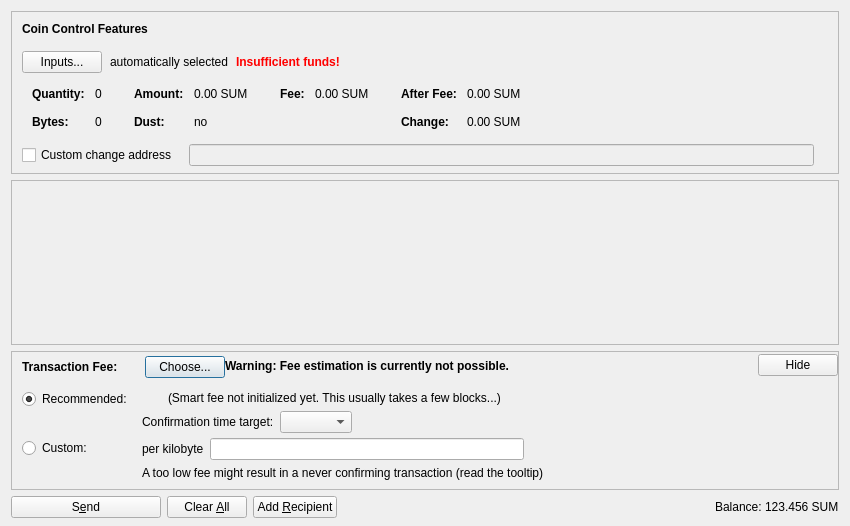
<?xml version="1.0" encoding="UTF-8"?>
<ui version="4.0">
 <class>SendCoinsDialog</class>
 <widget class="QDialog" name="SendCoinsDialog">
  <property name="geometry">
   <rect>
    <x>0</x>
    <y>0</y>
    <width>850</width>
    <height>526</height>
   </rect>
  </property>
  <property name="windowTitle">
   <string>Send Coins</string>
  </property>
  <layout class="QVBoxLayout" name="verticalLayout" stretch="0,1,0,0">
   <property name="bottomMargin">
    <number>8</number>
   </property>
   <item>
    <widget class="QFrame" name="frameCoinControl">
     <property name="sizePolicy">
      <sizepolicy hsizetype="Expanding" vsizetype="Expanding">
       <horstretch>0</horstretch>
       <verstretch>0</verstretch>
      </sizepolicy>
     </property>
     <property name="maximumSize">
      <size>
       <width>16777215</width>
       <height>16777215</height>
      </size>
     </property>
     <property name="frameShape">
      <enum>QFrame::StyledPanel</enum>
     </property>
     <property name="frameShadow">
      <enum>QFrame::Sunken</enum>
     </property>
     <layout class="QVBoxLayout" name="verticalLayoutCoinControl2">
      <property name="spacing">
       <number>0</number>
      </property>
      <property name="leftMargin">
       <number>0</number>
      </property>
      <property name="topMargin">
       <number>0</number>
      </property>
      <property name="rightMargin">
       <number>0</number>
      </property>
      <property name="bottomMargin">
       <number>6</number>
      </property>
      <item>
       <layout class="QVBoxLayout" name="verticalLayoutCoinControl" stretch="0,0,0,0,1">
        <property name="spacing">
         <number>0</number>
        </property>
        <property name="leftMargin">
         <number>10</number>
        </property>
        <property name="topMargin">
         <number>10</number>
        </property>
        <item>
         <layout class="QHBoxLayout" name="horizontalLayoutCoinControl1">
          <property name="bottomMargin">
           <number>15</number>
          </property>
          <item>
           <widget class="QLabel" name="labelCoinControlFeatures">
            <property name="sizePolicy">
             <sizepolicy hsizetype="Preferred" vsizetype="Maximum">
              <horstretch>0</horstretch>
              <verstretch>0</verstretch>
             </sizepolicy>
            </property>
            <property name="font">
             <font>
              <weight>75</weight>
              <bold>true</bold>
             </font>
            </property>
            <property name="styleSheet">
             <string notr="true">font-weight:bold;</string>
            </property>
            <property name="text">
             <string>Coin Control Features</string>
            </property>
           </widget>
          </item>
         </layout>
        </item>
        <item>
         <layout class="QHBoxLayout" name="horizontalLayoutCoinControl2" stretch="0,0,0,0">
          <property name="spacing">
           <number>8</number>
          </property>
          <property name="bottomMargin">
           <number>10</number>
          </property>
          <item>
           <widget class="QPushButton" name="pushButtonCoinControl">
            <property name="styleSheet">
             <string notr="true"/>
            </property>
            <property name="text">
             <string>Inputs...</string>
            </property>
            <property name="autoDefault">
             <bool>false</bool>
            </property>
           </widget>
          </item>
          <item>
           <widget class="QLabel" name="labelCoinControlAutomaticallySelected">
            <property name="text">
             <string>automatically selected</string>
            </property>
            <property name="margin">
             <number>5</number>
            </property>
           </widget>
          </item>
          <item>
           <widget class="QLabel" name="labelCoinControlInsuffFunds">
            <property name="font">
             <font>
              <weight>75</weight>
              <bold>true</bold>
             </font>
            </property>
            <property name="styleSheet">
             <string notr="true">color:red;font-weight:bold;</string>
            </property>
            <property name="text">
             <string>Insufficient funds!</string>
            </property>
            <property name="margin">
             <number>5</number>
            </property>
           </widget>
          </item>
          <item>
           <spacer name="horizontalSpacerCoinControl">
            <property name="orientation">
             <enum>Qt::Horizontal</enum>
            </property>
            <property name="sizeHint" stdset="0">
             <size>
              <width>40</width>
              <height>1</height>
             </size>
            </property>
           </spacer>
          </item>
         </layout>
        </item>
        <item>
         <widget class="QWidget" name="widgetCoinControl" native="true">
          <property name="sizePolicy">
           <sizepolicy hsizetype="Preferred" vsizetype="Preferred">
            <horstretch>0</horstretch>
            <verstretch>0</verstretch>
           </sizepolicy>
          </property>
          <property name="minimumSize">
           <size>
            <width>0</width>
            <height>0</height>
           </size>
          </property>
          <property name="styleSheet">
           <string notr="true"/>
          </property>
          <layout class="QHBoxLayout" name="horizontalLayoutCoinControl5">
           <property name="leftMargin">
            <number>0</number>
           </property>
           <property name="topMargin">
            <number>0</number>
           </property>
           <property name="rightMargin">
            <number>0</number>
           </property>
           <property name="bottomMargin">
            <number>0</number>
           </property>
           <item>
            <layout class="QHBoxLayout" name="horizontalLayoutCoinControl3" stretch="0,0,0,1">
             <property name="spacing">
              <number>20</number>
             </property>
             <property name="topMargin">
              <number>0</number>
             </property>
             <property name="bottomMargin">
              <number>10</number>
             </property>
             <item>
              <layout class="QFormLayout" name="formLayoutCoinControl1">
               <property name="horizontalSpacing">
                <number>10</number>
               </property>
               <property name="verticalSpacing">
                <number>14</number>
               </property>
               <property name="leftMargin">
                <number>10</number>
               </property>
               <property name="topMargin">
                <number>4</number>
               </property>
               <property name="rightMargin">
                <number>6</number>
               </property>
               <item row="0" column="0">
                <widget class="QLabel" name="labelCoinControlQuantityText">
                 <property name="font">
                  <font>
                   <weight>75</weight>
                   <bold>true</bold>
                  </font>
                 </property>
                 <property name="text">
                  <string>Quantity:</string>
                 </property>
                 <property name="margin">
                  <number>0</number>
                 </property>
                </widget>
               </item>
               <item row="0" column="1">
                <widget class="QLabel" name="labelCoinControlQuantity">
                 <property name="cursor">
                  <cursorShape>IBeamCursor</cursorShape>
                 </property>
                 <property name="contextMenuPolicy">
                  <enum>Qt::ActionsContextMenu</enum>
                 </property>
                 <property name="text">
                  <string notr="true">0</string>
                 </property>
                 <property name="margin">
                  <number>0</number>
                 </property>
                 <property name="textInteractionFlags">
                  <set>Qt::LinksAccessibleByMouse|Qt::TextSelectableByKeyboard|Qt::TextSelectableByMouse</set>
                 </property>
                </widget>
               </item>
               <item row="1" column="0">
                <widget class="QLabel" name="labelCoinControlBytesText">
                 <property name="font">
                  <font>
                   <weight>75</weight>
                   <bold>true</bold>
                  </font>
                 </property>
                 <property name="text">
                  <string>Bytes:</string>
                 </property>
                </widget>
               </item>
               <item row="1" column="1">
                <widget class="QLabel" name="labelCoinControlBytes">
                 <property name="cursor">
                  <cursorShape>IBeamCursor</cursorShape>
                 </property>
                 <property name="contextMenuPolicy">
                  <enum>Qt::ActionsContextMenu</enum>
                 </property>
                 <property name="text">
                  <string notr="true">0</string>
                 </property>
                 <property name="textInteractionFlags">
                  <set>Qt::LinksAccessibleByMouse|Qt::TextSelectableByKeyboard|Qt::TextSelectableByMouse</set>
                 </property>
                </widget>
               </item>
              </layout>
             </item>
             <item>
              <layout class="QFormLayout" name="formLayoutCoinControl2">
               <property name="horizontalSpacing">
                <number>10</number>
               </property>
               <property name="verticalSpacing">
                <number>14</number>
               </property>
               <property name="leftMargin">
                <number>6</number>
               </property>
               <property name="topMargin">
                <number>4</number>
               </property>
               <property name="rightMargin">
                <number>6</number>
               </property>
               <item row="0" column="0">
                <widget class="QLabel" name="labelCoinControlAmountText">
                 <property name="font">
                  <font>
                   <weight>75</weight>
                   <bold>true</bold>
                  </font>
                 </property>
                 <property name="text">
                  <string>Amount:</string>
                 </property>
                 <property name="margin">
                  <number>0</number>
                 </property>
                </widget>
               </item>
               <item row="0" column="1">
                <widget class="QLabel" name="labelCoinControlAmount">
                 <property name="cursor">
                  <cursorShape>IBeamCursor</cursorShape>
                 </property>
                 <property name="contextMenuPolicy">
                  <enum>Qt::ActionsContextMenu</enum>
                 </property>
                 <property name="text">
                  <string notr="true">0.00 SUM</string>
                 </property>
                 <property name="textInteractionFlags">
                  <set>Qt::LinksAccessibleByMouse|Qt::TextSelectableByKeyboard|Qt::TextSelectableByMouse</set>
                 </property>
                </widget>
               </item>
               <item row="1" column="0">
                <widget class="QLabel" name="labelCoinControlLowOutputText">
                 <property name="font">
                  <font>
                   <weight>75</weight>
                   <bold>true</bold>
                  </font>
                 </property>
                 <property name="text">
                  <string>Dust:</string>
                 </property>
                </widget>
               </item>
               <item row="1" column="1">
                <widget class="QLabel" name="labelCoinControlLowOutput">
                 <property name="cursor">
                  <cursorShape>IBeamCursor</cursorShape>
                 </property>
                 <property name="contextMenuPolicy">
                  <enum>Qt::ActionsContextMenu</enum>
                 </property>
                 <property name="text">
                  <string notr="true">no</string>
                 </property>
                 <property name="textInteractionFlags">
                  <set>Qt::LinksAccessibleByMouse|Qt::TextSelectableByKeyboard|Qt::TextSelectableByMouse</set>
                 </property>
                </widget>
               </item>
              </layout>
             </item>
             <item>
              <layout class="QFormLayout" name="formLayoutCoinControl3">
               <property name="horizontalSpacing">
                <number>10</number>
               </property>
               <property name="verticalSpacing">
                <number>14</number>
               </property>
               <property name="leftMargin">
                <number>6</number>
               </property>
               <property name="topMargin">
                <number>4</number>
               </property>
               <property name="rightMargin">
                <number>6</number>
               </property>
               <item row="0" column="0">
                <widget class="QLabel" name="labelCoinControlFeeText">
                 <property name="font">
                  <font>
                   <weight>75</weight>
                   <bold>true</bold>
                  </font>
                 </property>
                 <property name="text">
                  <string>Fee:</string>
                 </property>
                 <property name="margin">
                  <number>0</number>
                 </property>
                </widget>
               </item>
               <item row="0" column="1">
                <widget class="QLabel" name="labelCoinControlFee">
                 <property name="cursor">
                  <cursorShape>IBeamCursor</cursorShape>
                 </property>
                 <property name="contextMenuPolicy">
                  <enum>Qt::ActionsContextMenu</enum>
                 </property>
                 <property name="text">
                  <string notr="true">0.00 SUM</string>
                 </property>
                 <property name="textInteractionFlags">
                  <set>Qt::LinksAccessibleByMouse|Qt::TextSelectableByKeyboard|Qt::TextSelectableByMouse</set>
                 </property>
                </widget>
               </item>
              </layout>
             </item>
             <item>
              <layout class="QFormLayout" name="formLayoutCoinControl4">
               <property name="horizontalSpacing">
                <number>10</number>
               </property>
               <property name="verticalSpacing">
                <number>14</number>
               </property>
               <property name="leftMargin">
                <number>6</number>
               </property>
               <property name="topMargin">
                <number>4</number>
               </property>
               <property name="rightMargin">
                <number>6</number>
               </property>
               <item row="0" column="0">
                <widget class="QLabel" name="labelCoinControlAfterFeeText">
                 <property name="font">
                  <font>
                   <weight>75</weight>
                   <bold>true</bold>
                  </font>
                 </property>
                 <property name="text">
                  <string>After Fee:</string>
                 </property>
                 <property name="margin">
                  <number>0</number>
                 </property>
                </widget>
               </item>
               <item row="0" column="1">
                <widget class="QLabel" name="labelCoinControlAfterFee">
                 <property name="cursor">
                  <cursorShape>IBeamCursor</cursorShape>
                 </property>
                 <property name="contextMenuPolicy">
                  <enum>Qt::ActionsContextMenu</enum>
                 </property>
                 <property name="text">
                  <string notr="true">0.00 SUM</string>
                 </property>
                 <property name="textInteractionFlags">
                  <set>Qt::LinksAccessibleByMouse|Qt::TextSelectableByKeyboard|Qt::TextSelectableByMouse</set>
                 </property>
                </widget>
               </item>
               <item row="1" column="0">
                <widget class="QLabel" name="labelCoinControlChangeText">
                 <property name="font">
                  <font>
                   <weight>75</weight>
                   <bold>true</bold>
                  </font>
                 </property>
                 <property name="text">
                  <string>Change:</string>
                 </property>
                </widget>
               </item>
               <item row="1" column="1">
                <widget class="QLabel" name="labelCoinControlChange">
                 <property name="cursor">
                  <cursorShape>IBeamCursor</cursorShape>
                 </property>
                 <property name="contextMenuPolicy">
                  <enum>Qt::ActionsContextMenu</enum>
                 </property>
                 <property name="text">
                  <string notr="true">0.00 SUM</string>
                 </property>
                 <property name="textInteractionFlags">
                  <set>Qt::LinksAccessibleByMouse|Qt::TextSelectableByKeyboard|Qt::TextSelectableByMouse</set>
                 </property>
                </widget>
               </item>
              </layout>
             </item>
            </layout>
           </item>
          </layout>
         </widget>
        </item>
        <item>
         <layout class="QHBoxLayout" name="horizontalLayoutCoinControl4" stretch="0,0,0">
          <property name="spacing">
           <number>12</number>
          </property>
          <property name="sizeConstraint">
           <enum>QLayout::SetDefaultConstraint</enum>
          </property>
          <property name="topMargin">
           <number>5</number>
          </property>
          <property name="rightMargin">
           <number>5</number>
          </property>
          <item>
           <widget class="QCheckBox" name="checkBoxCoinControlChange">
            <property name="toolTip">
             <string>If this is activated, but the change address is empty or invalid, change will be sent to a newly generated address.</string>
            </property>
            <property name="text">
             <string>Custom change address</string>
            </property>
           </widget>
          </item>
          <item>
           <widget class="QValidatedLineEdit" name="lineEditCoinControlChange">
            <property name="enabled">
             <bool>false</bool>
            </property>
            <property name="sizePolicy">
             <sizepolicy hsizetype="Expanding" vsizetype="Fixed">
              <horstretch>0</horstretch>
              <verstretch>0</verstretch>
             </sizepolicy>
            </property>
           </widget>
          </item>
          <item>
           <widget class="QLabel" name="labelCoinControlChangeLabel">
            <property name="sizePolicy">
             <sizepolicy hsizetype="Preferred" vsizetype="Expanding">
              <horstretch>0</horstretch>
              <verstretch>0</verstretch>
             </sizepolicy>
            </property>
            <property name="minimumSize">
             <size>
              <width>0</width>
              <height>0</height>
             </size>
            </property>
            <property name="text">
             <string/>
            </property>
            <property name="margin">
             <number>3</number>
            </property>
           </widget>
          </item>
         </layout>
        </item>
        <item>
         <spacer name="verticalSpacerCoinControl">
          <property name="orientation">
           <enum>Qt::Vertical</enum>
          </property>
          <property name="sizeHint" stdset="0">
           <size>
            <width>800</width>
            <height>1</height>
           </size>
          </property>
         </spacer>
        </item>
       </layout>
      </item>
     </layout>
    </widget>
   </item>
   <item>
    <widget class="QScrollArea" name="scrollArea">
     <property name="widgetResizable">
      <bool>true</bool>
     </property>
     <widget class="QWidget" name="scrollAreaWidgetContents">
      <property name="geometry">
       <rect>
        <x>0</x>
        <y>0</y>
        <width>830</width>
        <height>104</height>
       </rect>
      </property>
      <layout class="QVBoxLayout" name="verticalLayout_2" stretch="0,1">
       <property name="leftMargin">
        <number>0</number>
       </property>
       <property name="topMargin">
        <number>0</number>
       </property>
       <property name="rightMargin">
        <number>0</number>
       </property>
       <property name="bottomMargin">
        <number>0</number>
       </property>
       <item>
        <layout class="QVBoxLayout" name="entries">
         <property name="spacing">
          <number>6</number>
         </property>
        </layout>
       </item>
       <item>
        <spacer name="verticalSpacer">
         <property name="orientation">
          <enum>Qt::Vertical</enum>
         </property>
         <property name="sizeHint" stdset="0">
          <size>
           <width>20</width>
           <height>40</height>
          </size>
         </property>
        </spacer>
       </item>
      </layout>
     </widget>
    </widget>
   </item>
   <item>
    <widget class="QFrame" name="frameFee">
     <property name="sizePolicy">
      <sizepolicy hsizetype="Expanding" vsizetype="Expanding">
       <horstretch>0</horstretch>
       <verstretch>0</verstretch>
      </sizepolicy>
     </property>
     <property name="maximumSize">
      <size>
       <width>16777215</width>
       <height>16777215</height>
      </size>
     </property>
     <property name="frameShape">
      <enum>QFrame::StyledPanel</enum>
     </property>
     <property name="frameShadow">
      <enum>QFrame::Sunken</enum>
     </property>
     <layout class="QVBoxLayout" name="verticalLayoutFee1">
      <property name="spacing">
       <number>0</number>
      </property>
      <property name="leftMargin">
       <number>0</number>
      </property>
      <property name="topMargin">
       <number>0</number>
      </property>
      <property name="rightMargin">
       <number>0</number>
      </property>
      <property name="bottomMargin">
       <number>0</number>
      </property>
      <item>
       <layout class="QVBoxLayout" name="verticalLayoutFee2" stretch="0,0,0">
        <property name="spacing">
         <number>0</number>
        </property>
        <property name="leftMargin">
         <number>10</number>
        </property>
        <property name="topMargin">
         <number>0</number>
        </property>
        <item>
         <layout class="QHBoxLayout" name="horizontalLayoutFee1">
          <property name="bottomMargin">
           <number>0</number>
          </property>
          <item>
           <layout class="QVBoxLayout" name="verticalLayoutFee7">
            <property name="spacing">
             <number>0</number>
            </property>
            <item>
             <spacer name="verticalSpacerSmartFee">
              <property name="orientation">
               <enum>Qt::Vertical</enum>
              </property>
              <property name="sizeType">
               <enum>QSizePolicy::Fixed</enum>
              </property>
              <property name="sizeHint" stdset="0">
               <size>
                <width>1</width>
                <height>4</height>
               </size>
              </property>
             </spacer>
            </item>
            <item>
             <layout class="QHBoxLayout" name="horizontalLayoutSmartFee">
              <property name="spacing">
               <number>10</number>
              </property>
              <item>
               <widget class="QLabel" name="labelFeeHeadline">
                <property name="sizePolicy">
                 <sizepolicy hsizetype="Preferred" vsizetype="Maximum">
                  <horstretch>0</horstretch>
                  <verstretch>0</verstretch>
                 </sizepolicy>
                </property>
                <property name="font">
                 <font>
                  <weight>75</weight>
                  <bold>true</bold>
                 </font>
                </property>
                <property name="styleSheet">
                 <string notr="true">font-weight:bold;</string>
                </property>
                <property name="text">
                 <string>Transaction Fee:</string>
                </property>
               </widget>
              </item>
              <item>
               <widget class="QLabel" name="labelFeeMinimized">
                <property name="text">
                 <string/>
                </property>
               </widget>
              </item>
              <item>
               <widget class="QPushButton" name="buttonChooseFee">
                <property name="text">
                 <string>Choose...</string>
                </property>
               </widget>
              </item>
             </layout>
            </item>
            <item>
             <spacer name="verticalSpacer_5">
              <property name="orientation">
               <enum>Qt::Vertical</enum>
              </property>
              <property name="sizeHint" stdset="0">
               <size>
                <width>1</width>
                <height>1</height>
               </size>
              </property>
             </spacer>
            </item>
           </layout>
          </item>
          <item>
           <widget class="QLabel" name="fallbackFeeWarningLabel">
            <property name="toolTip">
             <string>Using the fallbackfee can result in sending a transaction that will take several hours or days (or never) to confirm. Consider choosing your fee manually or wait until you have validated the complete chain.</string>
            </property>
            <property name="font">
            <font>
                <weight>75</weight>
                <bold>true</bold>
            </font>
            </property>
            <property name="text">
             <string>Warning: Fee estimation is currently not possible.</string>
            </property>
            <property name="wordWrap">
             <bool>false</bool>
            </property>
           </widget>
          </item>
          <item>
           <spacer name="horizontalSpacer_4">
            <property name="orientation">
             <enum>Qt::Horizontal</enum>
            </property>
            <property name="sizeType">
             <enum>QSizePolicy::MinimumExpanding</enum>
            </property>
            <property name="sizeHint" stdset="0">
             <size>
              <width>40</width>
              <height>20</height>
             </size>
            </property>
           </spacer>
          </item>
          <item>
           <widget class="QPushButton" name="buttonMinimizeFee">
            <property name="toolTip">
             <string>collapse fee-settings</string>
            </property>
            <property name="text">
             <string>Hide</string>
            </property>
           </widget>
          </item>
         </layout>
        </item>
        <item>
         <widget class="QFrame" name="frameFeeSelection">
          <layout class="QVBoxLayout" name="verticalLayoutFee12">
           <property name="spacing">
            <number>0</number>
           </property>
           <property name="leftMargin">
            <number>0</number>
           </property>
           <property name="topMargin">
            <number>0</number>
           </property>
           <property name="rightMargin">
            <number>0</number>
           </property>
           <property name="bottomMargin">
            <number>0</number>
           </property>
           <item>
            <layout class="QGridLayout" name="gridLayoutFee">
             <property name="topMargin">
              <number>10</number>
             </property>
             <property name="bottomMargin">
              <number>4</number>
             </property>
             <property name="horizontalSpacing">
              <number>10</number>
             </property>
             <property name="verticalSpacing">
              <number>4</number>
             </property>
             <item row="1" column="1">
              <layout class="QVBoxLayout" name="verticalLayoutFee8">
               <property name="spacing">
                <number>6</number>
               </property>
               <item>
                <layout class="QHBoxLayout" name="horizontalLayoutFee13">
                 <item>
                  <widget class="QLabel" name="labelCustomPerKilobyte">
                   <property name="toolTip">
                    <string>Specify a custom fee per kB (1,000 bytes) of the transaction's virtual size.

Note:  Since the fee is calculated on a per-byte basis, a fee of "100 satoshis per kB" for a transaction size of 500 bytes (half of 1 kB) would ultimately yield a fee of only 50 satoshis.</string>
                   </property>
                   <property name="text">
                    <string>per kilobyte</string>
                   </property>
                  </widget>
                 </item>
                 <item>
                  <widget class="BitcoinAmountField" name="customFee"/>
                 </item>
                 <item>
                  <spacer name="horizontalSpacer_6">
                   <property name="orientation">
                    <enum>Qt::Horizontal</enum>
                   </property>
                   <property name="sizeHint" stdset="0">
                    <size>
                     <width>1</width>
                     <height>1</height>
                    </size>
                   </property>
                  </spacer>
                 </item>
                </layout>
               </item>
               <item>
                <layout class="QHBoxLayout" name="horizontalLayoutFee8">
                 <item>
                  <widget class="QLabel" name="labelCustomFeeWarning">
                   <property name="enabled">
                    <bool>true</bool>
                   </property>
                   <property name="toolTip">
                    <string>When there is less transaction volume than space in the blocks, miners as well as relaying nodes may enforce a minimum fee. Paying only this minimum fee is just fine, but be aware that this can result in a never confirming transaction once there is more demand for sumcoin transactions than the network can process.</string>
                   </property>
                   <property name="text">
                    <string>A too low fee might result in a never confirming transaction (read the tooltip)</string>
                   </property>
                  </widget>
                 </item>
                 <item>
                  <spacer name="horizontalSpacer_2">
                   <property name="orientation">
                    <enum>Qt::Horizontal</enum>
                   </property>
                   <property name="sizeHint" stdset="0">
                    <size>
                     <width>1</width>
                     <height>1</height>
                    </size>
                   </property>
                  </spacer>
                 </item>
                </layout>
               </item>
              </layout>
             </item>
             <item row="0" column="0">
              <layout class="QVBoxLayout" name="verticalLayoutFee4" stretch="0,1">
               <item>
                <widget class="QRadioButton" name="radioSmartFee">
                 <property name="text">
                  <string>Recommended:</string>
                 </property>
                 <property name="checked">
                  <bool>true</bool>
                 </property>
                 <attribute name="buttonGroup">
                  <string notr="true">groupFee</string>
                 </attribute>
                </widget>
               </item>
               <item>
                <spacer name="verticalSpacer_2">
                 <property name="orientation">
                  <enum>Qt::Vertical</enum>
                 </property>
                 <property name="sizeHint" stdset="0">
                  <size>
                   <width>1</width>
                   <height>1</height>
                  </size>
                 </property>
                </spacer>
               </item>
              </layout>
             </item>
             <item row="1" column="0">
              <layout class="QVBoxLayout" name="verticalLayoutFee9" stretch="0,1">
               <item>
                <widget class="QRadioButton" name="radioCustomFee">
                 <property name="text">
                  <string>Custom:</string>
                 </property>
                 <attribute name="buttonGroup">
                  <string notr="true">groupFee</string>
                 </attribute>
                </widget>
               </item>
               <item>
                <spacer name="verticalSpacer_6">
                 <property name="orientation">
                  <enum>Qt::Vertical</enum>
                 </property>
                 <property name="sizeHint" stdset="0">
                  <size>
                   <width>1</width>
                   <height>1</height>
                  </size>
                 </property>
                </spacer>
               </item>
              </layout>
             </item>
             <item row="0" column="1">
              <layout class="QVBoxLayout" name="verticalLayoutFee3" stretch="0,0,1">
               <property name="spacing">
                <number>6</number>
               </property>
               <property name="topMargin">
                <number>2</number>
               </property>
               <item>
                <layout class="QHBoxLayout" name="horizontalLayoutFee12">
                 <item>
                  <widget class="QLabel" name="labelSmartFee">
                   <property name="text">
                    <string/>
                   </property>
                  </widget>
                 </item>
                 <item>
                  <widget class="QLabel" name="labelFeeEstimation">
                   <property name="text">
                    <string/>
                   </property>
                  </widget>
                 </item>
                 <item>
                  <widget class="QLabel" name="labelSmartFee2">
                   <property name="text">
                    <string>(Smart fee not initialized yet. This usually takes a few blocks...)</string>
                   </property>
                  </widget>
                 </item>
                 <item>
                  <spacer name="horizontalSpacer_5">
                   <property name="orientation">
                    <enum>Qt::Horizontal</enum>
                   </property>
                   <property name="sizeHint" stdset="0">
                    <size>
                     <width>1</width>
                     <height>1</height>
                    </size>
                   </property>
                  </spacer>
                 </item>
                </layout>
               </item>
               <item>
                <layout class="QHBoxLayout" name="horizontalLayoutFee9">
                 <item>
                  <layout class="QVBoxLayout" name="verticalLayoutFee6">
                   <item>
                    <widget class="QLabel" name="labelSmartFee3">
                     <property name="text">
                      <string>Confirmation time target:</string>
                     </property>
                    </widget>
                   </item>
                  </layout>
                 </item>
                 <item>
                  <layout class="QVBoxLayout" name="verticalLayoutFee5">
                   <property name="rightMargin">
                    <number>30</number>
                   </property>
                   <item>
                    <layout class="QHBoxLayout" name="horizontalLayoutConfTarget">
                     <property name="bottomMargin">
                      <number>0</number>
                     </property>
                     <item>
                      <widget class="QComboBox" name="confTargetSelector"/>
                     </item>
                     <item>
                      <spacer name="horizontalSpacerConfTarget">
                       <property name="orientation">
                        <enum>Qt::Horizontal</enum>
                       </property>
                       <property name="sizeHint" stdset="0">
                        <size>
                         <width>40</width>
                         <height>20</height>
                        </size>
                       </property>
                      </spacer>
                     </item>
                    </layout>
                   </item>
                  </layout>
                 </item>
                </layout>
               </item>
               <item>
                <spacer name="verticalSpacer_4">
                 <property name="orientation">
                  <enum>Qt::Vertical</enum>
                 </property>
                 <property name="sizeHint" stdset="0">
                  <size>
                   <width>1</width>
                   <height>1</height>
                  </size>
                 </property>
                </spacer>
               </item>
              </layout>
             </item>
            </layout>
           </item>
          </layout>
         </widget>
        </item>
        <item>
         <spacer name="verticalSpacerFee">
          <property name="orientation">
           <enum>Qt::Vertical</enum>
          </property>
          <property name="sizeHint" stdset="0">
           <size>
            <width>40</width>
            <height>5</height>
           </size>
          </property>
         </spacer>
        </item>
       </layout>
      </item>
     </layout>
    </widget>
   </item>
   <item>
    <layout class="QHBoxLayout" name="horizontalLayout">
     <item>
      <widget class="QPushButton" name="sendButton">
       <property name="minimumSize">
        <size>
         <width>150</width>
         <height>0</height>
        </size>
       </property>
       <property name="toolTip">
        <string>Confirm the send action</string>
       </property>
       <property name="text">
        <string>S&amp;end</string>
       </property>
       <property name="icon">
        <iconset resource="../bitcoin.qrc">
         <normaloff>:/icons/send</normaloff>:/icons/send</iconset>
       </property>
       <property name="autoDefault">
        <bool>false</bool>
       </property>
       <property name="default">
        <bool>false</bool>
       </property>
      </widget>
     </item>
     <item>
      <widget class="QPushButton" name="clearButton">
       <property name="sizePolicy">
        <sizepolicy hsizetype="Minimum" vsizetype="Fixed">
         <horstretch>0</horstretch>
         <verstretch>0</verstretch>
        </sizepolicy>
       </property>
       <property name="toolTip">
        <string>Clear all fields of the form.</string>
       </property>
       <property name="text">
        <string>Clear &amp;All</string>
       </property>
       <property name="icon">
        <iconset resource="../bitcoin.qrc">
         <normaloff>:/icons/remove</normaloff>:/icons/remove</iconset>
       </property>
       <property name="autoDefault">
        <bool>false</bool>
       </property>
      </widget>
     </item>
     <item>
      <widget class="QPushButton" name="addButton">
       <property name="toolTip">
        <string>Send to multiple recipients at once</string>
       </property>
       <property name="text">
        <string>Add &amp;Recipient</string>
       </property>
       <property name="icon">
        <iconset resource="../bitcoin.qrc">
         <normaloff>:/icons/add</normaloff>:/icons/add</iconset>
       </property>
       <property name="autoDefault">
        <bool>false</bool>
       </property>
      </widget>
     </item>
     <item>
      <spacer name="horizontalSpacer">
       <property name="orientation">
        <enum>Qt::Horizontal</enum>
       </property>
       <property name="sizeHint" stdset="0">
        <size>
         <width>40</width>
         <height>20</height>
        </size>
       </property>
      </spacer>
     </item>
     <item>
      <layout class="QHBoxLayout" name="horizontalLayout_2">
       <property name="spacing">
        <number>3</number>
       </property>
       <item>
        <widget class="QLabel" name="label">
         <property name="sizePolicy">
          <sizepolicy hsizetype="Preferred" vsizetype="Fixed">
           <horstretch>0</horstretch>
           <verstretch>0</verstretch>
          </sizepolicy>
         </property>
         <property name="text">
          <string>Balance:</string>
         </property>
        </widget>
       </item>
       <item>
        <widget class="QLabel" name="labelBalance">
         <property name="sizePolicy">
          <sizepolicy hsizetype="Preferred" vsizetype="Fixed">
           <horstretch>0</horstretch>
           <verstretch>0</verstretch>
          </sizepolicy>
         </property>
         <property name="cursor">
          <cursorShape>IBeamCursor</cursorShape>
         </property>
         <property name="text">
          <string notr="true">123.456 SUM</string>
         </property>
         <property name="textInteractionFlags">
          <set>Qt::LinksAccessibleByMouse|Qt::TextSelectableByKeyboard|Qt::TextSelectableByMouse</set>
         </property>
        </widget>
       </item>
      </layout>
     </item>
    </layout>
   </item>
  </layout>
 </widget>
 <customwidgets>
  <customwidget>
   <class>QValidatedLineEdit</class>
   <extends>QLineEdit</extends>
   <header>qt/qvalidatedlineedit.h</header>
  </customwidget>
  <customwidget>
   <class>BitcoinAmountField</class>
   <extends>QLineEdit</extends>
   <header>qt/bitcoinamountfield.h</header>
   <container>1</container>
  </customwidget>
 </customwidgets>
 <resources>
  <include location="../bitcoin.qrc"/>
 </resources>
 <connections/>
 <buttongroups>
  <buttongroup name="groupFee"/>
 </buttongroups>
</ui>
